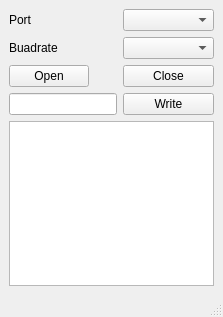
<?xml version="1.0" encoding="UTF-8"?>
<ui version="4.0">
 <class>MainWindow</class>
 <widget class="QMainWindow" name="MainWindow">
  <property name="geometry">
   <rect>
    <x>0</x>
    <y>0</y>
    <width>223</width>
    <height>317</height>
   </rect>
  </property>
  <property name="windowTitle">
   <string>MainWindow</string>
  </property>
  <widget class="QWidget" name="centralwidget">
   <layout class="QFormLayout" name="formLayout">
    <item row="0" column="0">
     <widget class="QLabel" name="lbl_port">
      <property name="text">
       <string>Port</string>
      </property>
      <property name="alignment">
       <set>Qt::AlignLeading|Qt::AlignLeft|Qt::AlignVCenter</set>
      </property>
     </widget>
    </item>
    <item row="0" column="1">
     <widget class="QComboBox" name="cbo_port"/>
    </item>
    <item row="1" column="0">
     <widget class="QLabel" name="lbl_baud">
      <property name="text">
       <string>Buadrate</string>
      </property>
     </widget>
    </item>
    <item row="1" column="1">
     <widget class="QComboBox" name="cbo_baud"/>
    </item>
    <item row="2" column="0">
     <widget class="QPushButton" name="btn_open">
      <property name="text">
       <string>Open</string>
      </property>
     </widget>
    </item>
    <item row="2" column="1">
     <widget class="QPushButton" name="btn_close">
      <property name="text">
       <string>Close</string>
      </property>
     </widget>
    </item>
    <item row="3" column="0">
     <widget class="QLineEdit" name="le_write"/>
    </item>
    <item row="3" column="1">
     <widget class="QPushButton" name="btn_write">
      <property name="text">
       <string>Write</string>
      </property>
     </widget>
    </item>
    <item row="4" column="0" colspan="2">
     <widget class="QTextEdit" name="txt_result"/>
    </item>
   </layout>
  </widget>
  <widget class="QMenuBar" name="menubar">
   <property name="geometry">
    <rect>
     <x>0</x>
     <y>0</y>
     <width>223</width>
     <height>21</height>
    </rect>
   </property>
  </widget>
  <widget class="QStatusBar" name="statusbar"/>
 </widget>
 <resources/>
 <connections>
  <connection>
   <sender>btn_open</sender>
   <signal>clicked()</signal>
   <receiver>MainWindow</receiver>
   <slot>btn_open()</slot>
   <hints>
    <hint type="sourcelabel">
     <x>63</x>
     <y>94</y>
    </hint>
    <hint type="destinationlabel">
     <x>76</x>
     <y>54</y>
    </hint>
   </hints>
  </connection>
  <connection>
   <sender>btn_close</sender>
   <signal>clicked()</signal>
   <receiver>MainWindow</receiver>
   <slot>btn_close()</slot>
   <hints>
    <hint type="sourcelabel">
     <x>157</x>
     <y>93</y>
    </hint>
    <hint type="destinationlabel">
     <x>116</x>
     <y>158</y>
    </hint>
   </hints>
  </connection>
  <connection>
   <sender>btn_write</sender>
   <signal>clicked()</signal>
   <receiver>MainWindow</receiver>
   <slot>btn_write()</slot>
   <hints>
    <hint type="sourcelabel">
     <x>199</x>
     <y>122</y>
    </hint>
    <hint type="destinationlabel">
     <x>222</x>
     <y>107</y>
    </hint>
   </hints>
  </connection>
 </connections>
 <slots>
  <slot>btn_open()</slot>
  <slot>btn_close()</slot>
  <slot>btn_write()</slot>
 </slots>
</ui>
